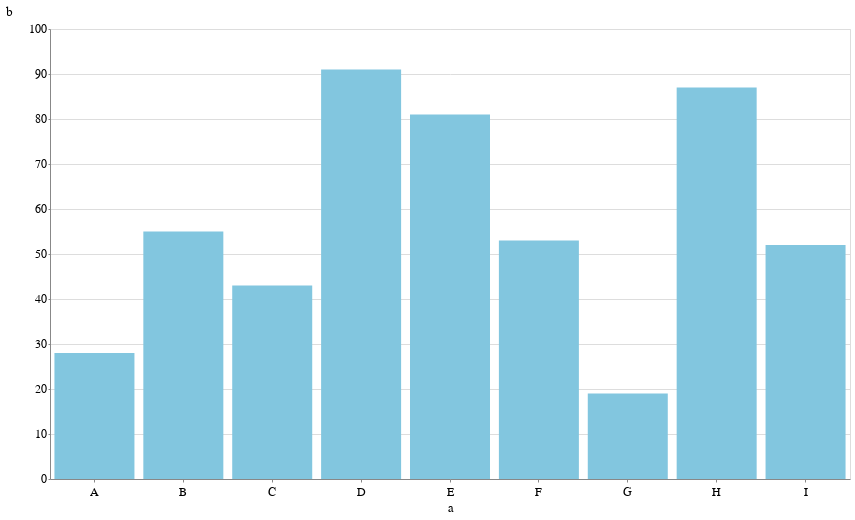

Notebook code for this chart:
### Code cell
source = pd.DataFrame({
    'a': ['A', 'B', 'C', 'D', 'E', 'F', 'G', 'H', 'I'],
    'b': [28, 55, 43, 91, 81, 53, 19, 87, 52]
})

alt.Chart(source).mark_bar().encode(
    x='a',
    y='b'
)

### Figure 1 — Vega-Lite specification as saved in the notebook (floating-point values rounded to 4 significant figures)
{"$schema": "https://vega.github.io/schema/vega-lite/v2.6.0.json", "config": {"arc": {"fill": "#82c6df"}, "area": {"fill": "#82c6df"}, "axis": {"labelFont": "Benton Gothic, sans", "labelFontSize": 11.5, "labelFontWeight": "normal", "titleFont": "Benton Gothic Bold, sans", "titleFontSize": 13, "titleFontWeight": "normal"}, "axisX": {"labelAngle": 0, "labelPadding": 4, "tickSize": 3}, "axisY": {"labelBaseline": "middle", "maxExtent": 45, "minExtent": 45, "tickSize": 2, "titleAlign": "left", "titleAngle": 0, "titleX": -45, "titleY": -11}, "background": "#ffffff", "bar": {"fill": "#82c6df"}, "legend": {"labelFont": "Benton Gothic, sans", "labelFontSize": 11.5, "symbolType": "square", "titleFont": "Benton Gothic Bold, sans", "titleFontSize": 13, "titleFontWeight": "normal"}, "line": {"stroke": "#82c6df", "strokeWidth": 3}, "path": {"stroke": "#82c6df"}, "range": {"category": ["#3580b1", "#ec8431", "#ab7fb4", "#c89d29", "#adc839", "#829eb1"], "diverging": ["#e68a4f", "#f4bb6a", "#f9e39c", "#dadfe2", "#a6b7c6", "#849eae"], "heatmap": ["#fbf2c7", "#f9e39c", "#f8d36e", "#f4bb6a", "#e68a4f", "#d15a40", "#ab4232"], "ordinal": ["#fbf2c7", "#f9e39c", "#f8d36e", "#f4bb6a", "#e68a4f", "#d15a40", "#ab4232"], "ramp": ["#fbf2c7", "#f9e39c", "#f8d36e", "#f4bb6a", "#e68a4f", "#d15a40", "#ab4232"]}, "rect": {"fill": "#82c6df"}, "shape": {"stroke": "#82c6df"}, "symbol": {"fill": "#82c6df", "size": 30}, "title": {"anchor": "start", "font": "Benton Gothic Bold, sans", "fontColor": "#000000", "fontSize": 22, "fontWeight": ["normal"]}, "view": {"height": 450, "width": 800}}, "data": {"name": "data-c2a3e89ba9d5d1687d5e8c28d630a033"}, "datasets": {"data-c2a3e89ba9d5d1687d5e8c28d630a033": [{"a": "A", "b": 28}, {"a": "B", "b": 55}, {"a": "C", "b": 43}, {"a": "D", "b": 91}, {"a": "E", "b": 81}, {"a": "F", "b": 53}, {"a": "G", "b": 19}, {"a": "H", "b": 87}, {"a": "I", "b": 52}]}, "encoding": {"x": {"field": "a", "type": "nominal"}, "y": {"field": "b", "type": "quantitative"}}, "mark": "bar"}
